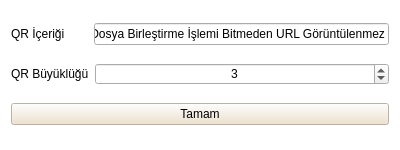
<?xml version="1.0" encoding="UTF-8"?>
<ui version="4.0">
 <class>Form</class>
 <widget class="QWidget" name="Form">
  <property name="geometry">
   <rect>
    <x>0</x>
    <y>0</y>
    <width>400</width>
    <height>150</height>
   </rect>
  </property>
  <property name="windowTitle">
   <string>Form</string>
  </property>
  <property name="styleSheet">
   <string notr="true">#Form{
	
	background-color: rgb(255, 255, 255);
	font: 14pt &quot;Rockwell&quot;;
}

QLabel{
font: 8pt &quot;Rockwell&quot;;
}

QPushButton{
font: 10pt &quot;Rockwell&quot;;
background-color: rgba(238, 224, 201,0.8);
}</string>
  </property>
  <layout class="QVBoxLayout" name="verticalLayout">
   <item>
    <layout class="QHBoxLayout" name="horizontalLayout_2">
     <item>
      <widget class="QLabel" name="label">
       <property name="text">
        <string>QR İçeriği</string>
       </property>
      </widget>
     </item>
     <item>
      <spacer name="horizontalSpacer">
       <property name="orientation">
        <enum>Qt::Horizontal</enum>
       </property>
       <property name="sizeType">
        <enum>QSizePolicy::Fixed</enum>
       </property>
       <property name="sizeHint" stdset="0">
        <size>
         <width>23</width>
         <height>20</height>
        </size>
       </property>
      </spacer>
     </item>
     <item>
      <widget class="QLineEdit" name="qrContent">
       <property name="text">
        <string>&quot;Dosya Birleştirme İşlemi Bitmeden URL Görüntülenmez</string>
       </property>
      </widget>
     </item>
    </layout>
   </item>
   <item>
    <layout class="QHBoxLayout" name="horizontalLayout">
     <item>
      <widget class="QLabel" name="label_2">
       <property name="sizePolicy">
        <sizepolicy hsizetype="Maximum" vsizetype="Minimum">
         <horstretch>0</horstretch>
         <verstretch>0</verstretch>
        </sizepolicy>
       </property>
       <property name="text">
        <string>QR Büyüklüğü</string>
       </property>
      </widget>
     </item>
     <item>
      <widget class="QSpinBox" name="qrScale">
       <property name="alignment">
        <set>Qt::AlignCenter</set>
       </property>
       <property name="value">
        <number>3</number>
       </property>
      </widget>
     </item>
    </layout>
   </item>
   <item>
    <widget class="QPushButton" name="okeyBtn">
     <property name="text">
      <string>Tamam</string>
     </property>
    </widget>
   </item>
  </layout>
 </widget>
 <resources/>
 <connections/>
</ui>
